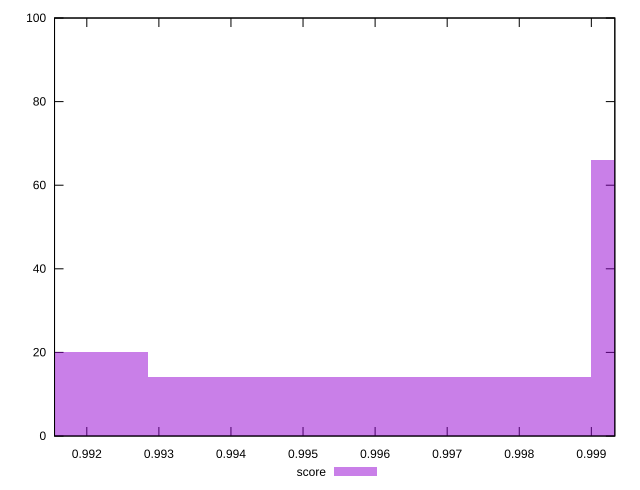

Here is the gnuplot script that generated this plot:
reset

$score <<EOF
1.0020687556068542 66
0.9959210945295116 14
0.989773433452169 20
EOF

set key outside below
set boxwidth 0.006147661077342664
set xrange [0.9915522674279096:0.9993257996549971]
set yrange [0:100]
set trange [0:100]
set style fill transparent solid 0.5 noborder
set terminal svg size 640, 490 enhanced background rgb 'white'
set output "report_00008_2021-01-22T20:58:29.167/speed-index/samples/pages+cached+noexternal+nofonts/score/histogram.svg"

plot $score title "score" with boxes

reset
